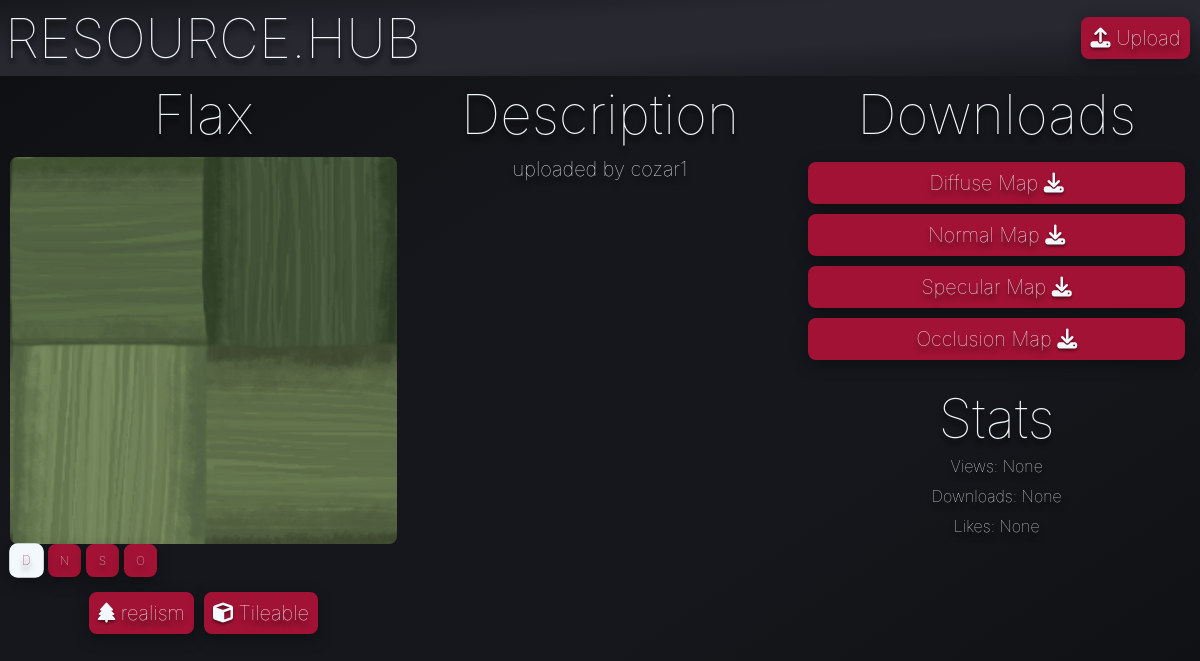
Before: /asset/1 with the older database file.
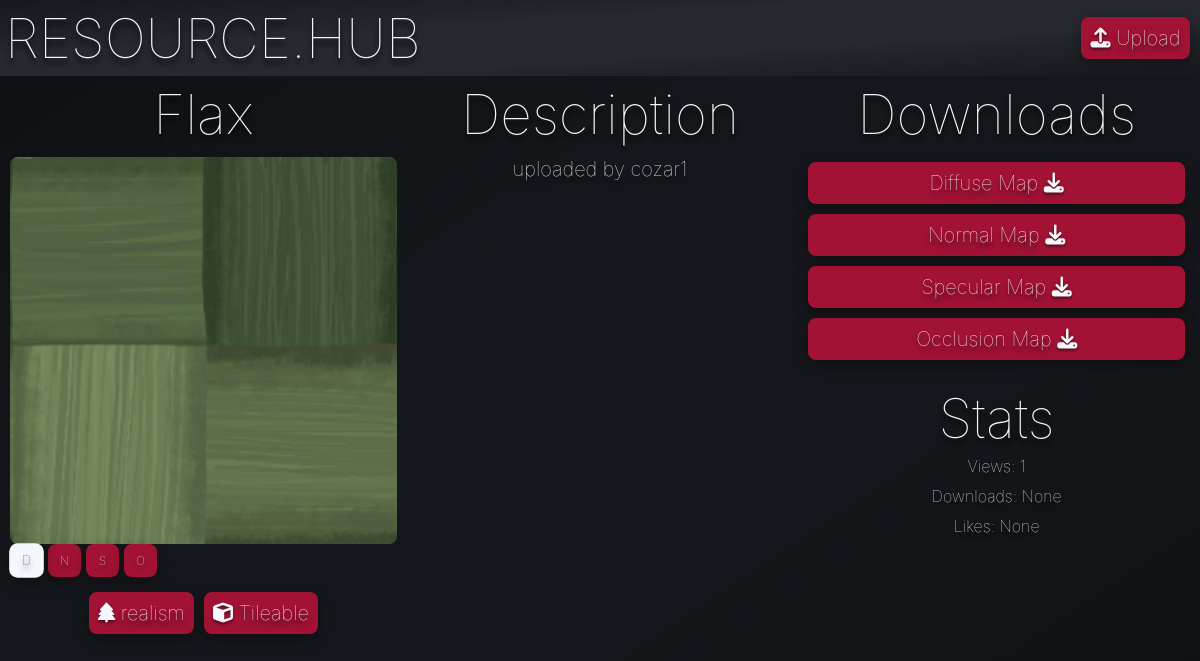
After: the same page with the newer database file.
### tables this page shows
CREATE TABLE asset (ID INTEGER PRIMARY KEY, name TEXT, description TEXT, views INTEGER, downloads INTEGER, likes INTEGER, resolution TEXT);

### app.py (the view)
@app.route('/asset/<int:id>')
def asset(id):
    asset_rows = query("""SELECT id,name,views,downloads,likes,description
                       FROM asset WHERE ID = ?""", (id,))
    if not asset_rows:
        return render_template('404.html',
                               error="""404 Not Found:
                               Asset does not exist."""), 404
    query("UPDATE asset SET views = COALESCE(views, 0) + 1 WHERE ID = ?",
          (id,),
          commit=True)
    assettags = query("""SELECT name,icon
                      FROM Tag
                      WHERE ID IN
                      (SELECT Tag_ID FROM assetTags WHERE Model_ID = ?)""",
                      (id,))
    available_downloads = []
    for suffix in ['d', 'n', 's', 'o']:
        file_path = os.path.join(app.config["UPLOAD_FOLDER"],
                                 f"{id}{suffix}.png")
        if os.path.exists(file_path):
            available_downloads.append(suffix)
    return render_template('asset.html',
                           show_navbar=False, asset=asset_rows,
                           assettags=assettags,
                           available_downloads=available_downloads)

### app.py (called while the page is built)
def query(query, param=(), commit=False):
    with sqlite3.connect("database.db") as conn:
        cur = conn.cursor()
        cur.execute(query, param)
        if commit:
            conn.commit()
            return cur.lastrowid
        else:
            return cur.fetchall()

### templates/asset.html (shortened to what this page needs)
{% extends "template.html" %}
{% block content %}
<div class="grid-3">
<h1>{{asset[0][1]}}</h1>
<h1>Description</h1>
<h1>Downloads</h1>
</div>
<div class="grid-3">
    <div class="vertical_align">
        {% set default_type = available_downloads[0] if available_downloads else None %}
        <img id="asset-preview-img" class="image" src="{% if default_type %}/static/images/{{asset[0][0]}}{{default_type}}.png{% else %}/static/images/placeholder.png{% endif %}">
        <div class="img-types">
            {% if available_downloads %}
                {% for suffix in available_downloads %}
                <div class="button img-type-btn" data-type="{{suffix}}" data-asset-id="{{asset[0][0]}}">{{suffix.upper()}}</div>
                {% endfor %}
            {% endif %}
        </div>
        <div class="tag-grid">
            {% for tag in assettags %}
            <span class="button"><i class="{{tag[1]}}"></i> {{ tag[0] }}</span>
            {% endfor %}
        </div>
    </div>
    <div class="vertical_align">
        <h2>{{asset[0][5] | safe}}</h2>
    </div>
    <div class="vertical_align">
        {% if available_downloads %}
            {% for suffix in available_downloads %}
                {% if suffix == 'd' %}
                    <a class="button" href="/download/{{asset[0][0]}}/d">Diffuse Map <i class="fa-solid fa-download"></i></a>
                {% elif suffix == 'n' %}
                    <a class="button" href="/download/{{asset[0][0]}}/n">Normal Map <i class="fa-solid fa-download"></i></a>
                {% elif suffix == 's' %}
                    <a class="button" href="/download/{{asset[0][0]}}/s">Specular Map <i class="fa-solid fa-download"></i></a>
                {% elif suffix == 'o' %}
                    <a class="button" href="/download/{{asset[0][0]}}/o">Occlusion Map <i class="fa-solid fa-download"></i></a>
                {% endif %}
            {% endfor %}
        {% else %}
            <p>No downloadable files available.</p>
        {% endif %}
        <br>
        <h1>Stats</h1>
        <p>Views: {{asset[0][2]}}</p>
        <p>Downloads: {{asset[0][3]}}</p>
        <p>Likes: {{asset[0][4]}}</p>
    </div>
</div>
{% endblock %}

Changed rows visible on the page:
changed asset "Flax": views (not shown) → "1"
Other visible differences:
{{ asset[0][2] }}: "None" → (not shown)
